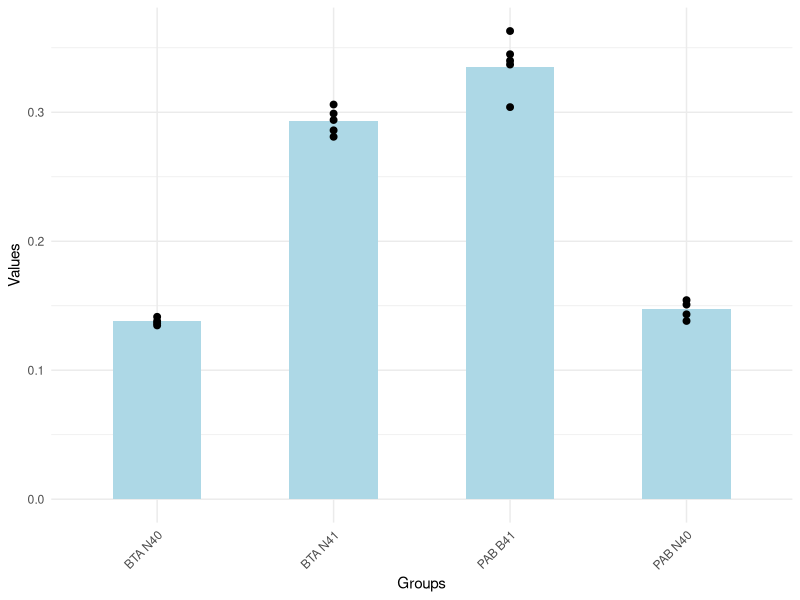

This chart was generated by the following R code:

# Load the required library
library(ggplot2)

# Sample data in a data frame
medians_data <- data.frame(
  Group = c("BTA N40", "BTA N41", "PAB N40", "PAB B41"),
  Value = c(0.138492248, 2.93E-01, 0.147833192, 3.35E-01)
)

replicates_data <- data.frame(
  Group = rep(c("BTA N40", "BTA N41", "PAB N40", "PAB B41"), each = 5),
  Replicate = rep(1:5, times = 4),
  Value = c(
    0.136413764, 0.13809074, 0.134726584, 0.141419293, NA,
    2.81E-01, 3.06E-01, 2.86E-01, 2.99E-01, 2.94E-01,
    0.143347327, 0.150858939, 0.154335, 0.138200976, NA,
    3.45E-01, 3.40E-01, 3.37E-01, 3.63E-01, 3.04E-01
  )
)

# Create a bar plot with overlaying points
plot <- ggplot(medians_data, aes(x = Group, y = Value)) +
  geom_bar(stat = "identity", fill = "lightblue", width = 0.5) +
  geom_point(data = replicates_data, aes(x = Group, y = Value), size = 2, color = "black") +
  labs(x = "Groups", y = "Values") +
  theme_minimal() +
  theme(axis.text.x = element_text(angle = 45, hjust = 1))

# Display the plot using the windows graphics device (for Windows)
windows()
print(plot)